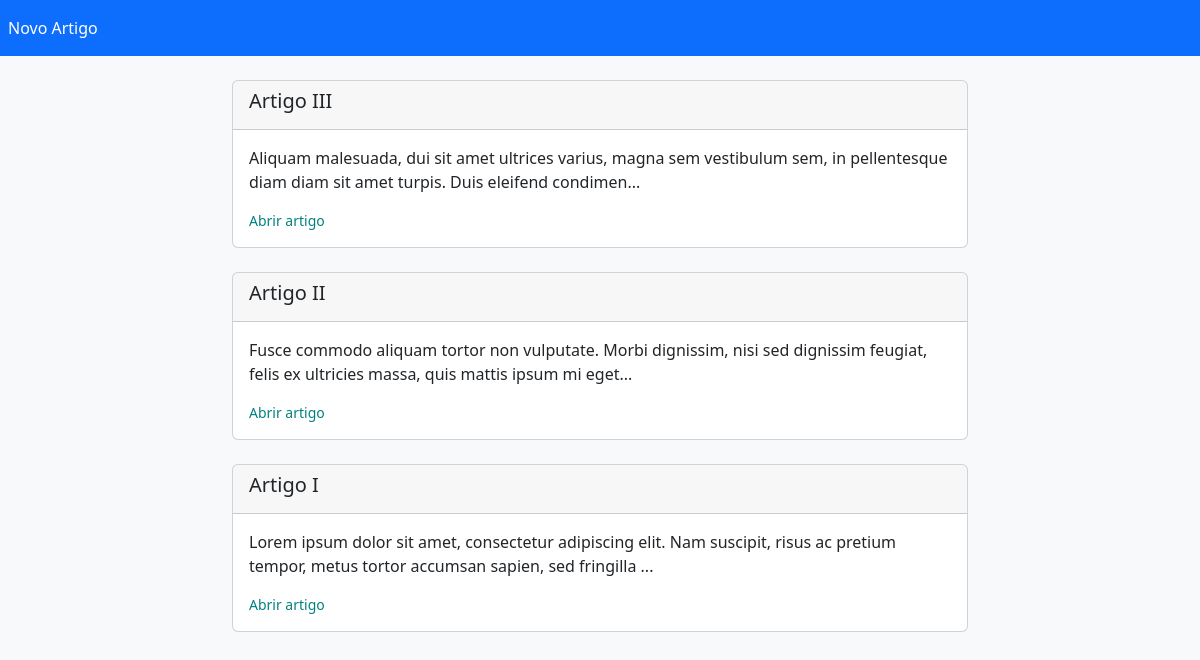
Page /exercicio_extra_05_artigos/index.php on the committed database.
### tables this page shows
create table if not exists artigos (
	id int primary key auto_increment,
    titulo varchar(128) not null,
    texto mediumtext not null
);

### exercicio_extra_05_artigos/controle/Conexao.php (called while the page is built, shortened)
<?php
abstract class Conexao
{
    private string $db = "mysql";
    private string $host = "localhost";
    private string $port = "3306";
    private string $dbname = "db_celke";
    private string $user = "root";
    private string $pass = "root";
    public function connectDb(): object
    {
        try
        {
            $this->connect = new PDO($this->db.":host=".$this->host.";port=".$this->port.";dbname=".$this->dbname, $this->user, $this->pass);
            return $this->connect;
        }
        catch(PDOException $erro)
        {
            die("Erro: Por favor tente novamente. Caso o problema persista, entre em contato com o administrador <b>adm@php.br</b>");
        }
    }
}

### exercicio_extra_05_artigos/controle/ListarArtigos.php (called while the page is built, shortened)
<?php
class ListarArtigos extends Conexao
{
    public function listar(): array
    {
        $this->connect = $this->connectDb();
        $sql_select = "select id, titulo, texto from artigos order by id desc";
        $query = $this->connect->prepare($sql_select);
        $query->execute();
        return $query->fetchAll();
    }
}

### exercicio_extra_05_artigos/index.php (the view, shortened to what this page needs)
<?php
require "controle/Conexao.php";
require "controle/ListarArtigos.php";
?>
<!DOCTYPE html>
<html lang="pt-br">
<head>
    <link href="https://cdn.jsdelivr.net/npm/bootstrap@5.2.3/dist/css/bootstrap.min.css" rel="stylesheet">
</head>
<body class="bg-light">
    <nav class="navbar navbar-expand navbar-dark bg-primary">
        <ul class="navbar-nav">
            <li class="nav-item">
                <a class="nav-link active" aria-current="page" href="criarArtigo.php">
                    Novo Artigo
                </a>
            </li>
        </ul>
    </nav>
    <div class="container">
        <div class="row">
            <div class="col-lg-8 offset-lg-2">
                <?php
                $listarArtigos = new ListarArtigos();
                $artigos = $listarArtigos->listar();
                foreach ($artigos as $artigo) {
                    extract($artigo);
                ?>
                    <div class="card my-4">
                        <div class="card-header">
                            <h1 class="h5"><?= $titulo ?></h1>
                        </div>
                        <div class="card-body">
                            <p><?= substr($texto, 0, 140) . "..." ?></p>
                            <span>
                                <a class="nav-link" style="font-size: 14px; color:teal" href="exibirArtigo.php?id=<?= $id ?>">Abrir artigo</a>
                            </span>
                        </div>
                    </div>
                <?php } ?>
            </div>
        </div>
    </div>
</body>
</html>

### rows in the picture
artigos: titulo "Artigo III", texto "Aliquam malesuada, dui sit amet ultrices varius, magna sem vestibulum sem, in pellentesque diam diam sit amet turpis. Duis eleifend condimen"
artigos: titulo "Artigo II", texto "Fusce commodo aliquam tortor non vulputate. Morbi dignissim, nisi sed dignissim feugiat, felis ex ultricies massa, quis mattis ipsum mi eget"
artigos: titulo "Artigo I", texto "Lorem ipsum dolor sit amet, consectetur adipiscing elit. Nam suscipit, risus ac pretium tempor, metus tortor accumsan sapien, sed fringilla"
